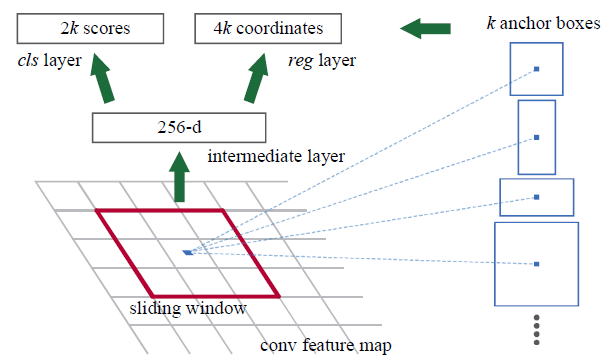
#> input picture image_alpha/data/RPN.png, 612 x 360 px
$ jupyter execute --allow-errors alpha_channel.ipynb
#> lines starting #> are read from the running program, lines starting #| are printed output that depends on the picture
[cell 1]
import numpy as np
import cv2

[cell 2]
img = cv2.imread("data/RPN.png", -1)
#> img is the input picture: shape (360, 612, 3); mean B, G, R 245, 244.1, 244.3

[cell 3]
img.shape
#> Out = (360, 612, 3)

[cell 4]
np.max(img)
#> Out = 255

[cell 5]
img.dtype

[cell 6]
img8 = img / 257

[cell 7]
img8.dtype

[cell 8]
img8.astype("uint8")

#> (a cell that did not finish here is left out)

#> (a cell that did not finish here is left out)

#> (a cell that did not finish here is left out)

[cell 12]
cv2.imwrite("data/perceptron_alpha.png", img)
#> Out = True

[cell 13]
img_normal, alpha_channel = img[:,:,:], np.copy(img[:,:,0])
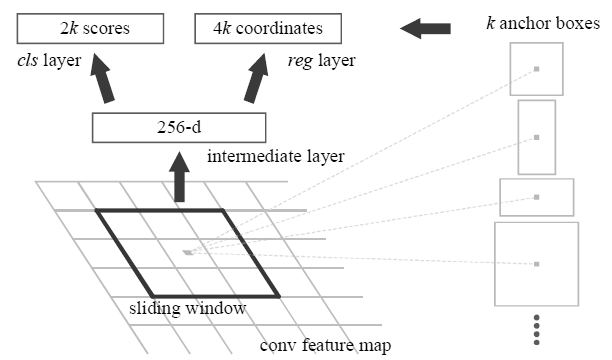
#> alpha_channel: shape (360, 612); min 1, max 255, mean 245
alpha_channel[np.all(img==255, axis=2)] = 0
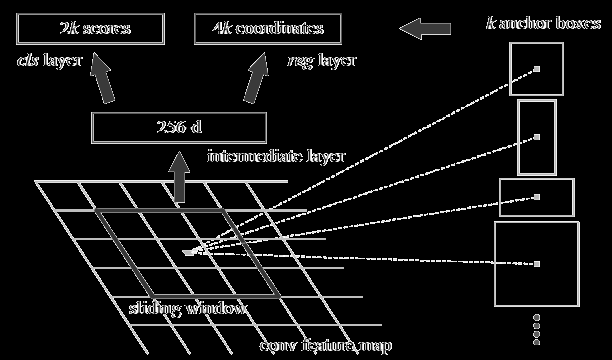
#> alpha_channel: shape (360, 612); min 0, max 255, mean 18.3

[cell 14]
alpha_channel = np.full_like(img[:,:,0], 255)
alpha_channel[np.all(img==255, axis=2)] = 0

[cell 15]
alpha_image = np.concatenate([img, alpha_channel[:,:,np.newaxis]], axis=2)
# alpha_image = cv2.merge(img,alpha_channel[:,:,np.newaxis])
alpha_image.shape
#> Out = (360, 612, 4)

[cell 16]
cv2.imwrite("data/RPN_alpha.png", img)
#> Out = True

$ run again, with image_alpha/data/Faster_R-CNN_detail.png copied over image_alpha/data/RPN.png
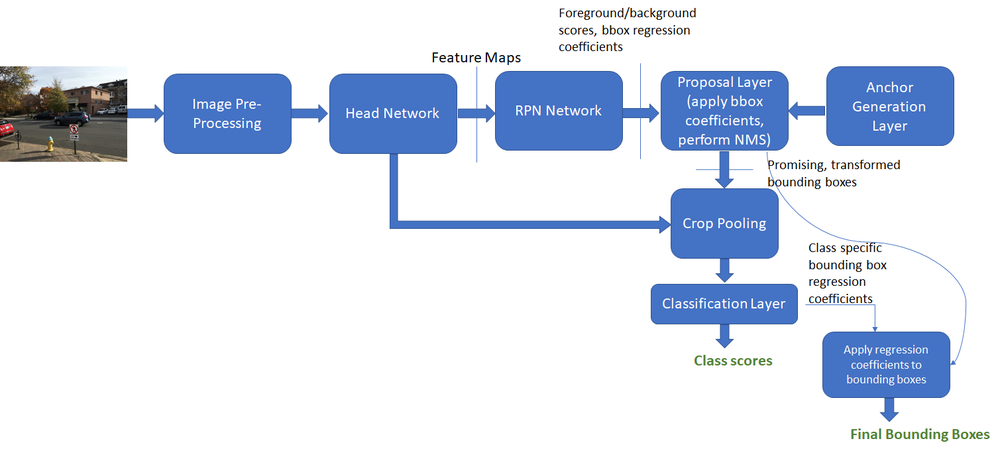
#> input picture image_alpha/data/Faster_R-CNN_detail.png, 1000 x 453 px, shrunk from 1509 x 683 before the run
#> img is the input picture: shape (453, 1000, 4); mean B, G, R, A 238.9, 225.8, 218.4, 255
#> `np.max(img)`: Out = 255
#> `cv2.imwrite("data/perceptron_alpha.png", img)`: Out = True
#> `img_normal, alpha_channel = img[:,:,:], np.copy(img[:,:,0])`:
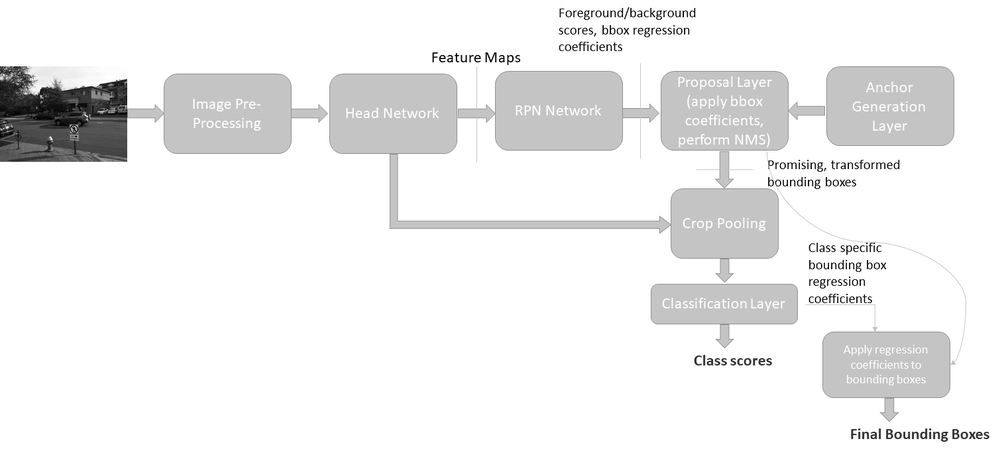
#> alpha_channel: shape (453, 1000); min 0, max 255, mean 238.9
#> `alpha_channel[np.all(img==255, axis=2)] = 0`:
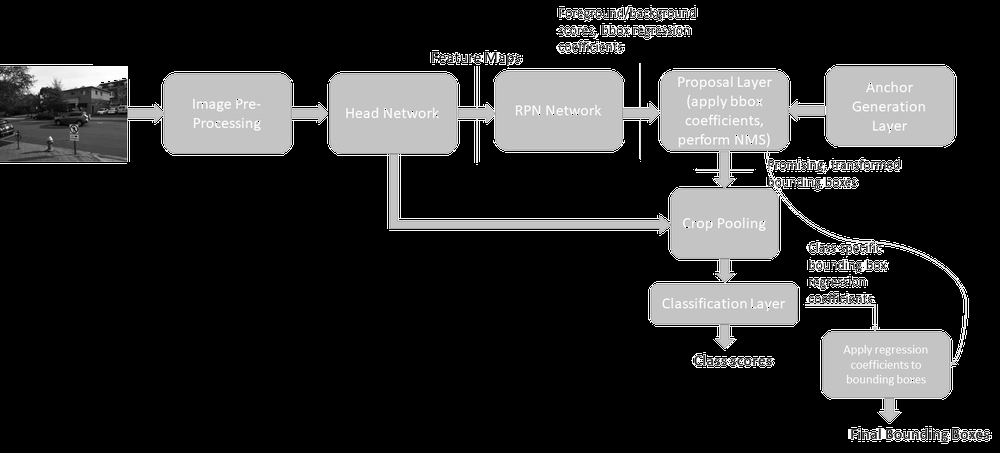
#> alpha_channel: shape (453, 1000); min 0, max 255, mean 45.6
